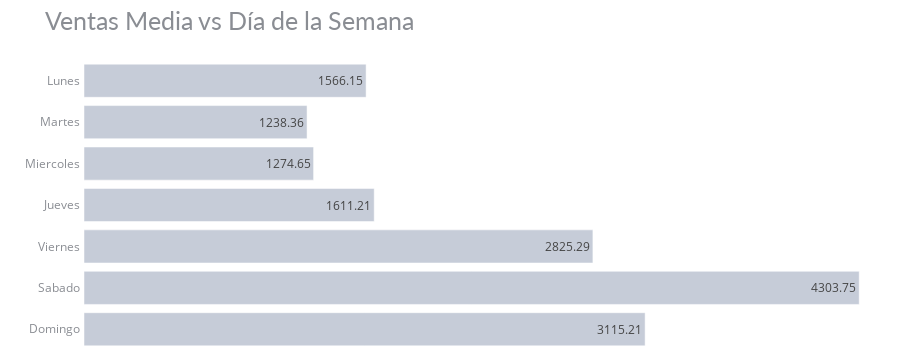

Notebook source saved alongside this figure:
### Markdown cell above
Veamos ahroa que información podemos obtener del día:

### Code cell
df_dw_sa = df_exploratorio.groupby('day_of_week').agg({"VENTAS" : "mean"}).reset_index()
df_dw_sa['day_of_week']= df_dw_sa['day_of_week'].replace({'Monday': 'Lunes', 'Tuesday': 'Martes',
 'Wednesday': 'Miercoles', 'Thursday': 'Jueves', 'Friday': 'Viernes', 'Saturday': 'Sabado', 'Sunday': 'Domingo'})
df_dw_sa.VENTAS = round(df_dw_sa.VENTAS, 2)

# chart
fig = px.bar(df_dw_sa, y='day_of_week', x='VENTAS', title='Ventas Media vs Día de la Semana',
             color_discrete_sequence=['#c6ccd8'], text='VENTAS',
             category_orders=dict(day_of_week=["Lunes","Martes","Miercoles","Jueves", "Viernes","Sabado","Domingo"]))
fig.update_yaxes(showgrid=False, ticksuffix=' ', showline=False)
fig.update_xaxes(visible=False)
fig.update_layout(margin=dict(t=60, b=0, l=0, r=0), height=350,
                  hovermode="y unified", 
                  yaxis_title=" ", template='plotly_white',
                  title_font=dict(size=25, color='#8a8d93', family="Lato, sans-serif"),
                  font=dict(color='#8a8d93'),
                  hoverlabel=dict(bgcolor="#c6ccd8", font_size=13, font_family="Lato, sans-serif"))

### Figure 1 — Plotly figure (JSON) as saved in the notebook; plotly's stock layout.template omitted (floating-point values rounded to 4 significant figures)
{"data": [{"alignmentgroup": "True", "hovertemplate": "VENTAS=%{text}<br>day_of_week=%{y}<extra></extra>", "legendgroup": "", "marker": {"color": "#c6ccd8", "pattern": {"shape": ""}}, "name": "", "offsetgroup": "", "orientation": "h", "showlegend": false, "text": [2825.0, 1566.0, 4304.0, 3115.0, 1611.0, 1238.0, 1275.0], "textposition": "auto", "type": "bar", "x": [2825.0, 1566.0, 4304.0, 3115.0, 1611.0, 1238.0, 1275.0], "xaxis": "x", "y": ["Viernes", "Lunes", "Sabado", "Domingo", "Jueves", "Martes", "Miercoles"], "yaxis": "y"}], "layout": {"barmode": "relative", "font": {"color": "#8a8d93"}, "height": 350, "hoverlabel": {"bgcolor": "#c6ccd8", "font": {"family": "Lato, sans-serif", "size": 13}}, "hovermode": "y unified", "legend": {"tracegroupgap": 0}, "margin": {"b": 0, "l": 0, "r": 0, "t": 60}, "title": {"font": {"color": "#8a8d93", "family": "Lato, sans-serif", "size": 25}, "text": "Ventas Media vs Día de la Semana"}, "xaxis": {"anchor": "y", "domain": [0, 1], "title": {"text": "VENTAS"}, "visible": false}, "yaxis": {"anchor": "x", "categoryarray": ["Domingo", "Sabado", "Viernes", "Jueves", "Miercoles", "Martes", "Lunes"], "categoryorder": "array", "domain": [0, 1], "showgrid": false, "showline": false, "ticksuffix": " ", "title": {"text": " "}}}}
